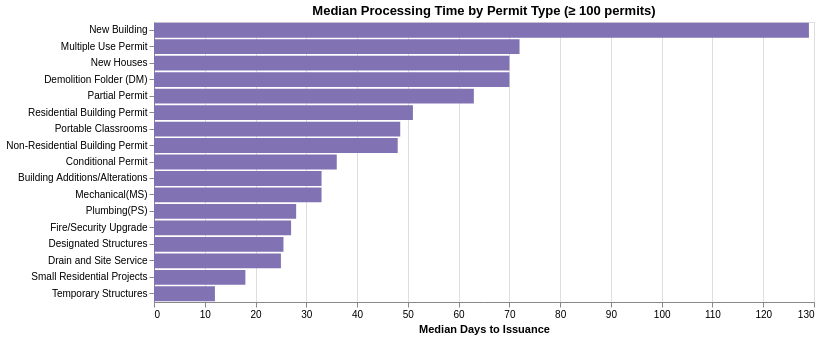

This figure's notebook cell:
### Code cell
median_by_type = (
    df_times.group_by("PERMIT_TYPE")
    .agg(
        pl.col("days_to_issue").median().alias("median_days"),
        pl.len().alias("count"),
    )
    .filter(pl.col("count") >= 100)
    .sort("median_days", descending=True)
)

alt.Chart(median_by_type).mark_bar(color="#8172B3").encode(
    x=alt.X("median_days:Q", title="Median Days to Issuance"),
    y=alt.Y("PERMIT_TYPE:N", sort="-x", title=None),
    tooltip=["PERMIT_TYPE", "median_days", "count"],
).properties(
    title="Median Processing Time by Permit Type (\u2265 100 permits)",
    width=660, height=280
)

### Figure 1 — Vega-Lite specification as saved in the notebook (floating-point values rounded to 4 significant figures)
{"config": {"view": {"continuousWidth": 300, "continuousHeight": 300}}, "data": {"name": "data-b6ec18e89937b6c2ae439aa2a7ad0825"}, "mark": {"type": "bar", "color": "#8172B3"}, "encoding": {"tooltip": [{"field": "PERMIT_TYPE", "type": "nominal"}, {"field": "median_days", "type": "quantitative"}, {"field": "count", "type": "quantitative"}], "x": {"field": "median_days", "title": "Median Days to Issuance", "type": "quantitative"}, "y": {"field": "PERMIT_TYPE", "sort": "-x", "title": null, "type": "nominal"}}, "height": 280, "title": "Median Processing Time by Permit Type (≥ 100 permits)", "width": 660, "$schema": "https://vega.github.io/schema/vega-lite/v6.4.1.json", "datasets": {"data-b6ec18e89937b6c2ae439aa2a7ad0825": [{"PERMIT_TYPE": "New Building", "median_days": 129.0, "count": 1659}, {"PERMIT_TYPE": "Multiple Use Permit", "median_days": 72.0, "count": 167}, {"PERMIT_TYPE": "New Houses", "median_days": 70.0, "count": 11756}, {"PERMIT_TYPE": "Demolition Folder (DM)", "median_days": 70.0, "count": 1982}, {"PERMIT_TYPE": "Partial Permit", "median_days": 63.0, "count": 117}, {"PERMIT_TYPE": "Residential Building Permit", "median_days": 51.0, "count": 3122}, {"PERMIT_TYPE": "Portable Classrooms", "median_days": 48.5, "count": 284}, {"PERMIT_TYPE": "Non-Residential Building Permit", "median_days": 48.0, "count": 789}, {"PERMIT_TYPE": "Conditional Permit", "median_days": 36.0, "count": 190}, {"PERMIT_TYPE": "Building Additions/Alterations", "median_days": 33.0, "count": 34416}, {"PERMIT_TYPE": "Mechanical(MS)", "median_days": 33.0, "count": 38382}, {"PERMIT_TYPE": "Plumbing(PS)", "median_days": 28.0, "count": 47187}, {"PERMIT_TYPE": "Fire/Security Upgrade", "median_days": 27.0, "count": 4983}, {"PERMIT_TYPE": "Designated Structures", "median_days": 25.5, "count": 1322}, {"PERMIT_TYPE": "Drain and Site Service", "median_days": 25.0, "count": 14375}, {"PERMIT_TYPE": "Small Residential Projects", "median_days": 18.0, "count": 47941}, {"PERMIT_TYPE": "Temporary Structures", "median_days": 12.0, "count": 444}]}}
